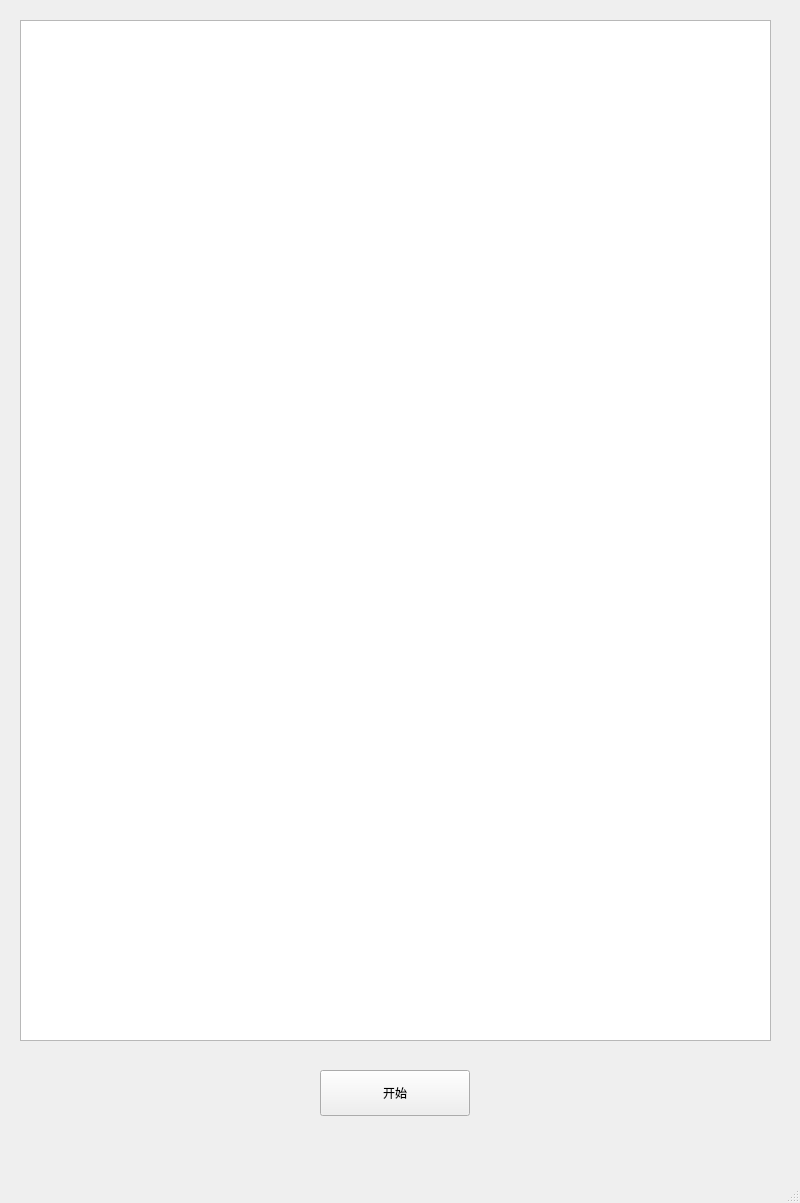
<?xml version="1.0" encoding="UTF-8"?>
<ui version="4.0">
 <class>MainWindow</class>
 <widget class="QMainWindow" name="MainWindow">
  <property name="geometry">
   <rect>
    <x>0</x>
    <y>0</y>
    <width>800</width>
    <height>1203</height>
   </rect>
  </property>
  <property name="windowTitle">
   <string>MainWindow</string>
  </property>
  <widget class="QWidget" name="centralwidget">
   <widget class="QListWidget" name="listWidget">
    <property name="geometry">
     <rect>
      <x>20</x>
      <y>20</y>
      <width>751</width>
      <height>1021</height>
     </rect>
    </property>
    <property name="editTriggers">
     <set>QAbstractItemView::NoEditTriggers</set>
    </property>
    <property name="selectionMode">
     <enum>QAbstractItemView::ExtendedSelection</enum>
    </property>
   </widget>
   <widget class="QPushButton" name="pushButton">
    <property name="geometry">
     <rect>
      <x>320</x>
      <y>1070</y>
      <width>150</width>
      <height>46</height>
     </rect>
    </property>
    <property name="text">
     <string>开始</string>
    </property>
   </widget>
  </widget>
  <widget class="QMenuBar" name="menubar">
   <property name="geometry">
    <rect>
     <x>0</x>
     <y>0</y>
     <width>800</width>
     <height>37</height>
    </rect>
   </property>
  </widget>
  <widget class="QStatusBar" name="statusbar"/>
 </widget>
 <resources/>
 <connections/>
</ui>
